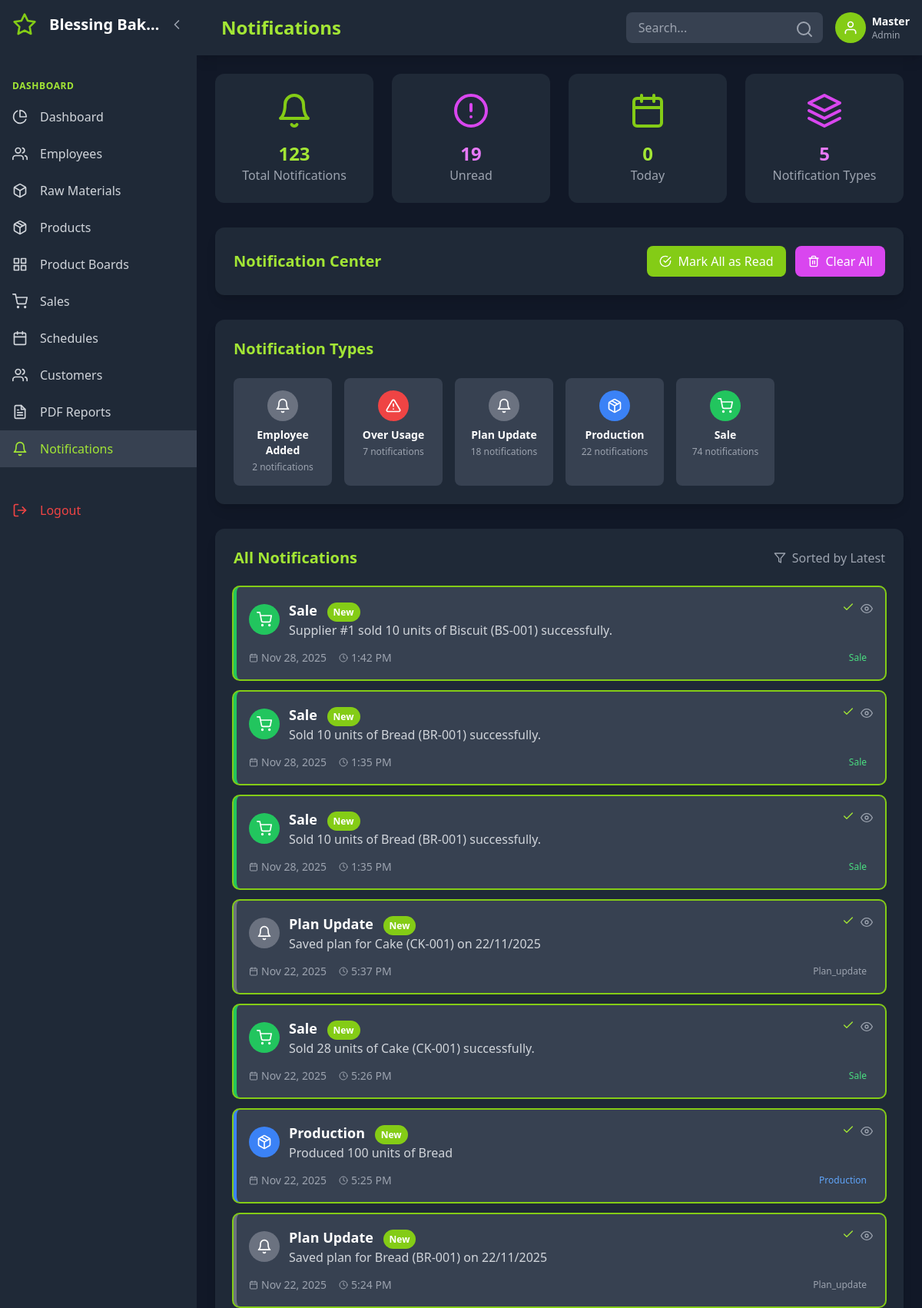
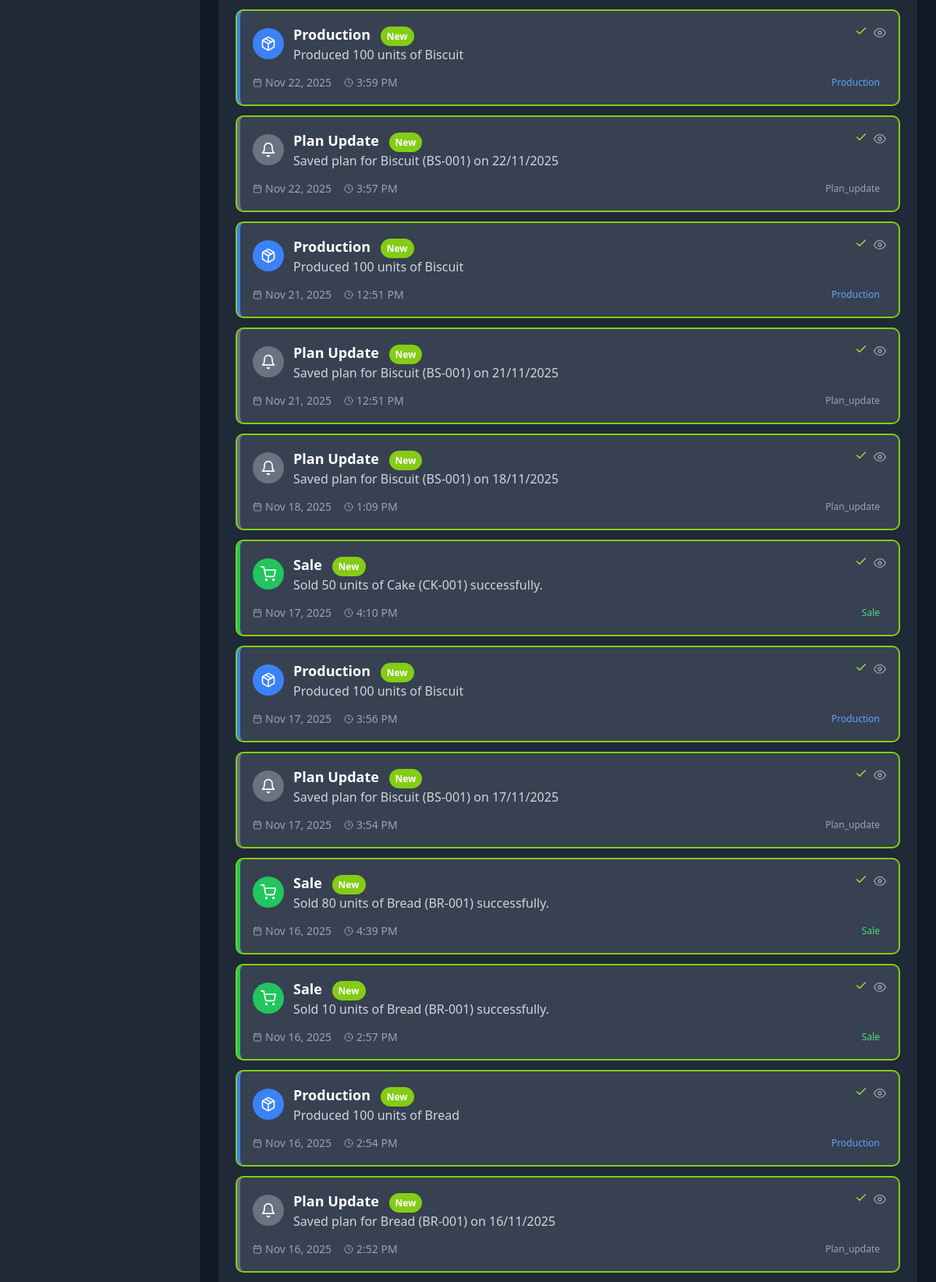
The app's page /?page=notifications (signed in, upper part) with its own data (2 pictures, top to bottom).
### tables this page shows
CREATE TABLE `system_settings` (
  `id` int(11) NOT NULL,
  `business_name` varchar(255) DEFAULT 'Bakery Management System',
  `currency` varchar(10) DEFAULT 'Frw',
  `timezone` varchar(50) DEFAULT 'Africa/Kigali',
  `date_format` varchar(20) DEFAULT 'Y-m-d',
  `low_stock_threshold` int(11) DEFAULT 10,
  `updated_at` datetime DEFAULT current_timestamp() ON UPDATE current_timestamp()
);

CREATE TABLE `notifications` (
  `id` int(11) NOT NULL,
  `type` varchar(50) DEFAULT NULL,
  `message` text DEFAULT NULL,
  `data` longtext DEFAULT NULL CHECK (json_valid(`data`)),
  `is_read` tinyint(1) DEFAULT 0,
  `created_by` int(11) DEFAULT NULL,
  `created_at` datetime DEFAULT current_timestamp()
);

### app/views/notifications.php (the view, shortened to what the rows shown need)
<div class="bg-gray-800 rounded-xl p-6 shadow-lg">
    <?php if (empty($notifications)): ?>
        <div class="text-center py-12">
            <i data-feather="bell-off" class="w-16 h-16 text-gray-600 mx-auto mb-4"></i>
            <h4 class="text-xl font-semibold text-gray-400 mb-2">No Notifications</h4>
            <p class="text-gray-500">You're all caught up! No notifications to display.</p>
        </div>
    <?php else: ?>
        <div class="space-y-4">
            <?php foreach ($notifications as $note):
                $notificationColor = getNotificationColor($note['type']);
                $notificationIcon = getNotificationIcon($note['type']);
                $isUnread = !$note['is_read'];
            ?>
            <div class="bg-gray-700 rounded-lg p-4 border-l-4 <?= $notificationColor['border'] ?> hover:bg-gray-600 transition-colors <?= $isUnread ? 'ring-2 ring-lime-500' : '' ?>">
                <div class="flex justify-between items-start mb-2">
                    <div class="flex items-center space-x-3">
                        <div class="w-10 h-10 <?= $notificationColor['bg'] ?> rounded-full flex items-center justify-center">
                            <i data-feather="<?= $notificationIcon ?>" class="w-5 h-5 text-white"></i>
                        </div>
                        <div>
                            <h4 class="text-lg font-semibold text-white">
                                <?= ucwords(str_replace('_', ' ', $note['type'])) ?>
                                <?php if($isUnread): ?>
                                    <span class="bg-lime-500 text-white text-xs px-2 py-1 rounded-full ml-2">New</span>
                                <?php endif; ?>
                            </h4>
                            <p class="text-gray-300"><?= htmlspecialchars($note['message']) ?></p>
                        </div>
                    </div>
                    <div class="flex space-x-2">
                        <?php if($isUnread): ?>
                        <form method="POST" class="inline">
                            <button type="submit"
                                    class="text-lime-400 hover:text-lime-300 transition-colors"
                                    title="Mark as read">
                                <i data-feather="check" class="w-4 h-4"></i>
                            </button>
                        </form>
                        <?php endif; ?>
                        <button class="text-gray-400 hover:text-white transition-colors"
                                onclick="showNotificationDetails(<?= htmlspecialchars(json_encode($note)) ?>)"
                                title="View details">
                            <i data-feather="eye" class="w-4 h-4"></i>
                        </button>
                    </div>
                </div>
                <div class="flex justify-between items-center mt-3">
                    <div class="flex items-center space-x-4 text-sm text-gray-400">
                        <div class="flex items-center space-x-1">
                            <i data-feather="calendar" class="w-3 h-3"></i>
                            <span><?= date("M j, Y", strtotime($note['created_at'])) ?></span>
                        </div>
                        <div class="flex items-center space-x-1">
                            <i data-feather="clock" class="w-3 h-3"></i>
                            <span><?= date("g:i A", strtotime($note['created_at'])) ?></span>
                        </div>
                    </div>
                    <span class="text-xs <?= $notificationColor['text'] ?> px-2 py-1 rounded-full">
                        <?= ucwords($note['type']) ?>
                    </span>
                </div>
            </div>
            <?php endforeach; ?>
        </div>
    <?php endif; ?>
</div>
<?php
function getNotificationColor($type) {
    $colors = [
        'sale' => ['bg' => 'bg-green-500', 'border' => 'border-green-500', 'text' => 'text-green-400'],
        'production' => ['bg' => 'bg-blue-500', 'border' => 'border-blue-500', 'text' => 'text-blue-400'],
        'over_usage' => ['bg' => 'bg-red-500', 'border' => 'border-red-500', 'text' => 'text-red-400'],
        'low_stock' => ['bg' => 'bg-yellow-500', 'border' => 'border-yellow-500', 'text' => 'text-yellow-400'],
        'system' => ['bg' => 'bg-purple-500', 'border' => 'border-purple-500', 'text' => 'text-purple-400'],
        'default' => ['bg' => 'bg-gray-500', 'border' => 'border-gray-500', 'text' => 'text-gray-400']
    ];
    return $colors[$type] ?? $colors['default'];
}
function getNotificationIcon($type) {
    $icons = [
        'sale' => 'shopping-cart',
        'production' => 'package',
        'over_usage' => 'alert-triangle',
        'low_stock' => 'alert-octagon',
        'system' => 'settings',
        'default' => 'bell'
    ];
    return $icons[$type] ?? $icons['default'];
}
?>

### app/views/header.php (shortened to what the rows shown need)
<?php
    $user = $_SESSION['user_id'] ?? null;
    $user_role = $_SESSION['role'] ?? 'employee';
    $user_name = $_SESSION['username'] ?? 'User';
    $current_page = $_GET['page'] ?? 'dashboard';
    $theme = $_SESSION['theme'] ?? 'dark';
    $language = $_SESSION['language'] ?? 'en';
if ($user):
?>
<!DOCTYPE html>
<html lang="<?= htmlspecialchars($language) ?>" class="<?= $theme === 'dark' ? 'dark' : '' ?>">
<head>
    <script src="https://cdn.tailwindcss.com"></script>
</head>
<body class="<?= $theme === 'dark' ? 'bg-gray-900 text-white' : 'bg-gray-100 text-gray-900' ?> min-h-screen flex">
    <div id="sidebar" class="sidebar sidebar-expanded bg-gray-800 fixed h-full overflow-hidden z-50">
        <div class="p-4 flex items-center justify-between">
            <div class="flex items-center min-w-0">
                <i data-feather="star" class="text-lime-500 w-8 h-8 flex-shrink-0"></i>
                <span class="logo-text ml-4 text-xl font-bold truncate"><?php echo $conn->query("SELECT business_name FROM system_settings LIMIT 1")->fetchColumn(); ?></span>
            </div>
            <button id="sidebarToggle" class="text-gray-400 hover:text-white ml-2 flex-shrink-0">
                <i data-feather="chevron-left" class="w-5 h-5 sidebar-toggle-icon"></i>
            </button>
        </div>
        <nav class="mt-8">
            <?php if ($user_role === 'admin'): ?>
                <div class="px-4 py-2 text-xs font-semibold text-lime-400 uppercase tracking-wider">
                    <span class="nav-item-text"><?= t('dashboard') ?></span>
                </div>
                <a href="?page=dashboard" class="nav-item flex items-center px-4 py-3 text-gray-300 hover:bg-gray-700 hover:text-lime-400 transition-colors <?= $current_page === 'dashboard' ? 'bg-gray-700 text-lime-400' : '' ?>">
                    <i data-feather="pie-chart" class="w-5 h-5 flex-shrink-0"></i>
                    <span class="nav-item-text ml-4 truncate"><?= t('dashboard') ?></span>
                </a>
                <a href="?page=employees" class="nav-item flex items-center px-4 py-3 text-gray-300 hover:bg-gray-700 hover:text-lime-400 transition-colors <?= $current_page === 'employees' ? 'bg-gray-700 text-lime-400' : '' ?>">
                    <i data-feather="users" class="w-5 h-5 flex-shrink-0"></i>
                    <span class="nav-item-text ml-4 truncate"><?= t('employees') ?></span>
                </a>
                <a href="?page=raw_materials" class="nav-item flex items-center px-4 py-3 text-gray-300 hover:bg-gray-700 hover:text-lime-400 transition-colors <?= $current_page === 'raw_materials' ? 'bg-gray-700 text-lime-400' : '' ?>">
                    <i data-feather="box" class="w-5 h-5 flex-shrink-0"></i>
                    <span class="nav-item-text ml-4 truncate"><?= t('raw_materials') ?></span>
                </a>
                <a href="?page=products" class="nav-item flex items-center px-4 py-3 text-gray-300 hover:bg-gray-700 hover:text-lime-400 transition-colors <?= $current_page === 'products' ? 'bg-gray-700 text-lime-400' : '' ?>">
                    <i data-feather="package" class="w-5 h-5 flex-shrink-0"></i>
                    <span class="nav-item-text ml-4 truncate"><?= t('products') ?></span>
                </a>
                <a href="?page=product_boards" class="nav-item flex items-center px-4 py-3 text-gray-300 hover:bg-gray-700 hover:text-lime-400 transition-colors <?= $current_page === 'product_boards' ? 'bg-gray-700 text-lime-400' : '' ?>">
                    <i data-feather="grid" class="w-5 h-5 flex-shrink-0"></i>
                    <span class="nav-item-text ml-4 truncate"><?= t('product_boards') ?></span>
                </a>
                <a href="?page=suppliers" class="nav-item flex items-center px-4 py-3 text-gray-300 hover:bg-gray-700 hover:text-fuchsia-400 transition-colors <?= $current_page === 'sales' ? 'bg-gray-700 text-fuchsia-400' : '' ?>">
                    <i data-feather="shopping-cart" class="w-5 h-5 flex-shrink-0"></i>
                    <span class="nav-item-text ml-4 truncate"><?= t('sales') ?></span>
                <a href="?page=schedules" class="nav-item flex items-center px-4 py-3 text-gray-300 hover:bg-gray-700 hover:text-lime-400 transition-colors <?= $current_page === 'schedules' ? 'bg-gray-700 text-lime-400' : '' ?>">
                    <i data-feather="calendar" class="w-5 h-5 flex-shrink-0"></i>
                    <span class="nav-item-text ml-4 truncate"><?= t('schedules') ?></span>
                </a>
                <a href="?page=customers" class="nav-item flex items-center px-4 py-3 text-gray-300 hover:bg-gray-700 hover:text-lime-400 transition-colors <?= $current_page === 'customers' ? 'bg-gray-700 text-lime-400' : '' ?>">
                    <i data-feather="users" class="w-5 h-5 flex-shrink-0"></i>
                    <span class="nav-item-text ml-4 truncate"><?= t('customers') ?></span>
                </a>
                <a href="?page=admin_reports" class="nav-item flex items-center px-4 py-3 text-gray-300 hover:bg-gray-700 hover:text-lime-400 transition-colors <?= $current_page === 'admin_reports' ? 'bg-gray-700 text-lime-400' : '' ?>">
                    <i data-feather="file-text" class="w-5 h-5 flex-shrink-0"></i>
                    <span class="nav-item-text ml-4 truncate"><?= t('admin_reports') ?></span>
                </a>
                <a href="?page=notifications" class="nav-item flex items-center px-4 py-3 text-gray-300 hover:bg-gray-700 hover:text-lime-400 transition-colors <?= $current_page === 'notifications' ? 'bg-gray-700 text-lime-400' : '' ?>">
                    <i data-feather="bell" class="w-5 h-5 flex-shrink-0"></i>
                    <span class="nav-item-text ml-4 truncate"><?= t('notifications') ?></span>
                </a>
            <?php endif; ?>
            <a href="?page=logout" class="nav-item flex items-center px-4 py-3 text-red-500 hover:bg-gray-700 hover:text-red-400 transition-colors mt-8">
                <i data-feather="log-out" class="w-5 h-5 flex-shrink-0"></i>
                <span class="nav-item-text ml-4 truncate"><?= t('logout') ?></span>
            </a>
        </nav>
    </div>
    <div id="mainContent" class="main-content main-expanded flex-1 transition-all duration-300">
        <header class="bg-gray-800 shadow-lg p-4 flex justify-between items-center">
            <div class="flex items-center space-x-4">
                <h1 class="text-2xl font-bold text-lime-400 capitalize"><?= str_replace('_', ' ', $current_page) ?></h1>
            </div>
            <div class="flex items-center space-x-4">
                <div class="relative hidden md:block">
                    <input type="text" placeholder="Search..." class="bg-gray-700 text-white px-4 py-2 rounded-lg focus:outline-none focus:ring-2 focus:ring-lime-500 w-64">
                    <i data-feather="search" class="absolute right-3 top-2.5 text-gray-400"></i>
                </div>
                <div class="flex items-center space-x-2">
                    <a href="?page=settings">
                        <div class="w-10 h-10 <?= $user_role === 'admin' ? 'bg-lime-500' : 'bg-fuchsia-500' ?> rounded-full flex items-center justify-center">
                            <i data-feather="user" class="w-5 h-5 text-white"></i>
                        </div>
                    </a>
                    <div class="hidden sm:block">
                        <p class="text-white font-semibold text-sm"><?= htmlspecialchars($user_name) ?></p>
                        <p class="text-gray-400 text-xs capitalize"><?= htmlspecialchars($user_role) ?></p>
                    </div>
                </div>
            </div>
        </header>
        <main class="p-6">
<?php else: ?>
<?php endif; ?>

### records on screen
system_settings: business_name "Blessing Bak…"
notifications: type "Sale", is_read "New", message "Supplier #1 sold 10 units of Biscuit (BS-001) successfully.", created_at "Nov 28, 2025", created_at "1:42 PM"
notifications: type "Sale", is_read "New", message "Sold 10 units of Bread (BR-001) successfully.", created_at "Nov 28, 2025", created_at "1:35 PM"
notifications: type "Sale", is_read "New", message "Sold 10 units of Bread (BR-001) successfully.", created_at "Nov 28, 2025", created_at "1:35 PM"
notifications: type "Plan Update", is_read "New", message "Saved plan for Cake (CK-001) on 22/11/2025", created_at "Nov 22, 2025", created_at "5:37 PM", type "Plan_update"
notifications: type "Sale", is_read "New", message "Sold 28 units of Cake (CK-001) successfully.", created_at "Nov 22, 2025", created_at "5:26 PM"
notifications: type "Production", is_read "New", message "Produced 100 units of Bread", created_at "Nov 22, 2025", created_at "5:25 PM"
notifications: type "Plan Update", is_read "New", message "Saved plan for Bread (BR-001) on 22/11/2025", created_at "Nov 22, 2025", created_at "5:24 PM", type "Plan_update"
notifications: type "Production", is_read "New", message "Produced 100 units of Biscuit", created_at "Nov 22, 2025", created_at "3:59 PM"
notifications: type "Plan Update", is_read "New", message "Saved plan for Biscuit (BS-001) on 22/11/2025", created_at "Nov 22, 2025", created_at "3:57 PM", type "Plan_update"
notifications: type "Production", is_read "New", message "Produced 100 units of Biscuit", created_at "Nov 21, 2025", created_at "12:51 PM"
notifications: type "Plan Update", is_read "New", message "Saved plan for Biscuit (BS-001) on 21/11/2025", created_at "Nov 21, 2025", created_at "12:51 PM", type "Plan_update"
notifications: type "Plan Update", is_read "New", message "Saved plan for Biscuit (BS-001) on 18/11/2025", created_at "Nov 18, 2025", created_at "1:09 PM", type "Plan_update"
notifications: type "Sale", is_read "New", message "Sold 50 units of Cake (CK-001) successfully.", created_at "Nov 17, 2025", created_at "4:10 PM"
notifications: type "Production", is_read "New", message "Produced 100 units of Biscuit", created_at "Nov 17, 2025", created_at "3:56 PM"
notifications: type "Plan Update", is_read "New", message "Saved plan for Biscuit (BS-001) on 17/11/2025", created_at "Nov 17, 2025", created_at "3:54 PM", type "Plan_update"
notifications: type "Sale", is_read "New", message "Sold 80 units of Bread (BR-001) successfully.", created_at "Nov 16, 2025", created_at "4:39 PM"
notifications: type "Sale", is_read "New", message "Sold 10 units of Bread (BR-001) successfully.", created_at "Nov 16, 2025", created_at "2:57 PM"
notifications: type "Production", is_read "New", message "Produced 100 units of Bread", created_at "Nov 16, 2025", created_at "2:54 PM"
notifications: type "Plan Update", is_read "New", message "Saved plan for Bread (BR-001) on 16/11/2025", created_at "Nov 16, 2025", created_at "2:52 PM", type "Plan_update"

### other values on screen
t('dashboard') "DASHBOARD"
t('dashboard') "Dashboard"
t('employees') "Employees"
t('raw_materials') "Raw Materials"
t('products') "Products"
t('product_boards') "Product Boards"
t('sales') "Sales"
t('schedules') "Schedules"
t('customers') "Customers"
t('admin_reports') "PDF Reports"
t('notifications') "Notifications"
t('logout') "Logout"
str_replace('_', ' ', $current_page) "Notifications"
$user_name "Master"
$user_role "Admin"
